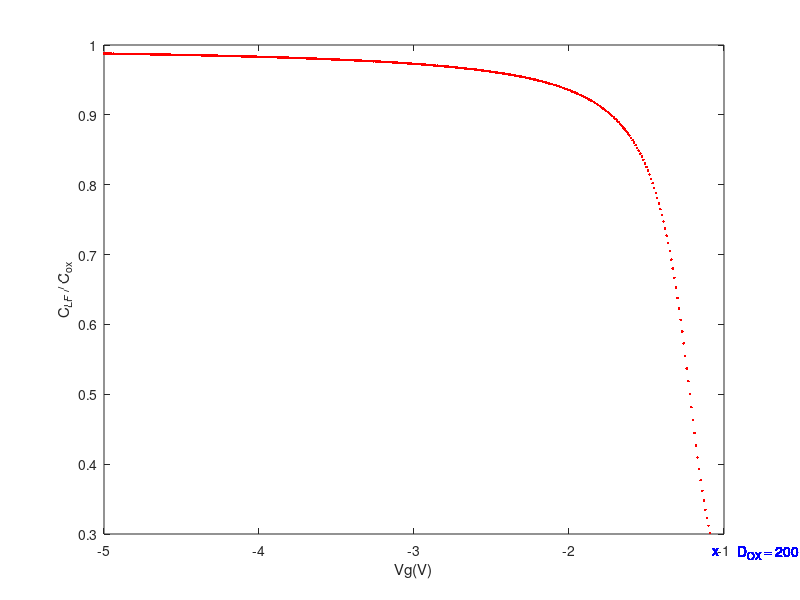

Write MATLAB code to recreate this figure. (Note: this script raises an error after producing the figure.)
clear all
q = 1.6e-19;
Qeff = 2e11;
% dox = input('dox(cm) = ');
Na = 1e14;
ni = 1.5e10;
KT = 0.0259;
eps0 = 8.85e-14;
Dit = 2.5e11;


eps_sio2 =  3.9 * eps0;
eps_si = 11.9 * eps0;
% Cox = eps_sio2 / dox;
phi_B = -KT * log(Na / ni);
phi_ms = 4.1 - (4.15 + 1.12 / 2 + KT * log(Na / ni));
lambda_i = (eps_si * KT / (2 * q * ni))^0.5;
lambda_p = (KT * 11.9 * eps0 / (q * Na)) .^0.5;
ub = phi_B / KT;
tic
for dox = [2e-6 5e-6 10e-6];

    
    Cox = eps_sio2 / dox;
    
    for VG = -5:0.01:2;
        %% CLF
        us = @(psi_s)  (psi_s + phi_B)/KT;
        % Qit
        Qit = @(psi_s) - (psi_s + phi_B) * Dit;
        % Qs
        Qs= @(psi_s) eps_si * sign(ub - us(psi_s)) .* (2^0.5) * KT /  lambda_i .* ((ub - us(psi_s)) * sinh(ub) - (cosh(ub) - cosh(us(psi_s)))).^0.5;
        % phi_s (帶入phi_s後算出其他參數再用Vg公式使其檢調 Vg後 = 0 反向得出當下phi_s)
        psi_s= fzero( @(psi_s) phi_ms - Qeff * q / Cox - Qit(psi_s) * q / Cox - Qs(psi_s) / Cox + psi_s - VG, 0 );
        % Cs
        Cs = - sign(ub - us(psi_s)) * (eps_si / lambda_i) .* (sinh(us(psi_s)) - sinh(ub)) ./ ((2 ^ 0.5) * ((ub - us(psi_s)) * sinh(ub) - (cosh(ub) - cosh(us(psi_s))))).^0.5;
        % Cit
        Cit = q * Dit;
        % CLF
        CLF = (1 / Cox + 1 / (Cit + Cs)) .^-1;
        % CLF ratio
        CLF_over_Cox = CLF / Cox;
    
        figure = plot(VG, CLF_over_Cox, 'r.');
        xlabel('Vg(V)');  
        ylabel('C_{LF} / C_{ox}') 
        hold on

        %% Vfb
        Qit0 = - Dit * phi_B;  
        Vfb = phi_ms - Qeff * q / Cox - Qit0 * q / Cox;
        Cfbs = 11.9 * eps0 / lambda_p;
        Cit = q * Dit;
        Clf = (1 / Cox +1 / (Cfbs + Cit)) .^-1;
        Clf_over_Cox = Clf / Cox;
        text(Vfb, Clf_over_Cox, 'x','color','b');
        dox_label = dox * 1e8;
        text(0.85 * Vfb, Clf_over_Cox, ['D_{OX} = ', num2str(dox_label), ' Å',  ' , ' , '( C_{LF} / C_{ox} )_{Vfb} = ', num2str(Clf_over_Cox)],'color','b');
        hold on 

    end
end
toc